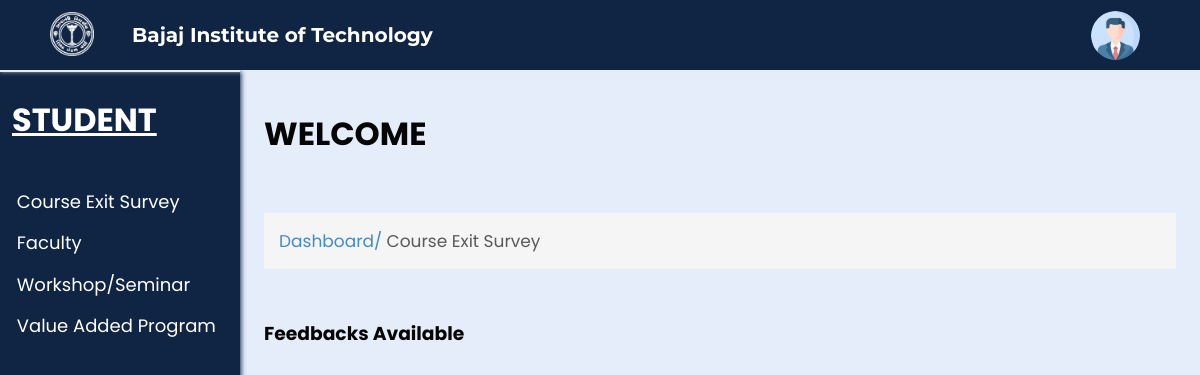
The app's page /CES.php, older data.
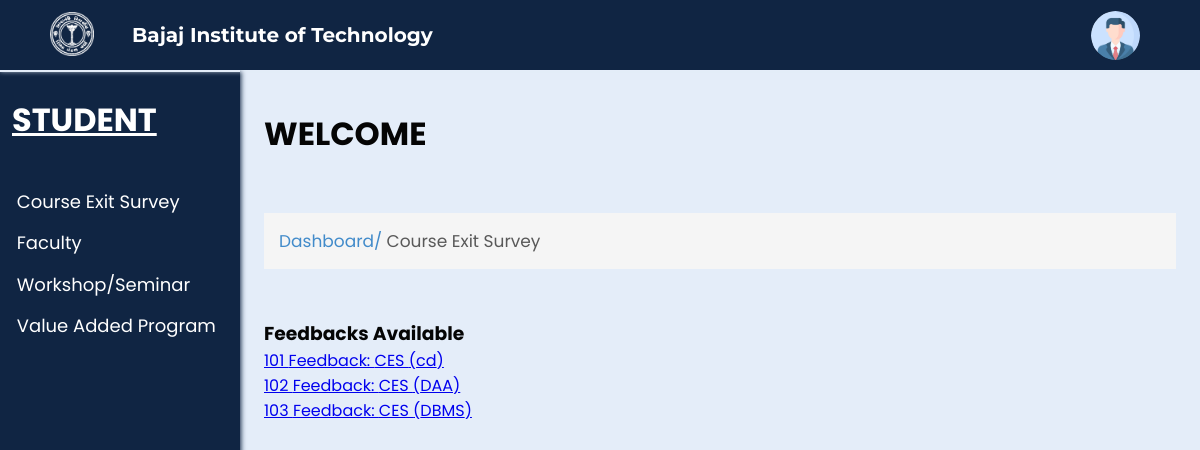
The same page, newer data.
### tables this page shows
CREATE TABLE `feedbacks` (
  `feedback_id` int(100) NOT NULL,
  `feedback_type` text NOT NULL,
  `author` text NOT NULL,
  `subject` text NOT NULL,
  `status` text NOT NULL,
  `dept` varchar(10) NOT NULL,
  `year` varchar(3) NOT NULL,
  `sem` varchar(4) NOT NULL,
  `section` varchar(1) NOT NULL
);

### CES.php (the view, shortened to what this page needs)
<?php
include('connect.php');
$sql="SELECT * FROM feedbacks";
$result=mysqli_query($conn, $sql);
?>
<html lang="en">
<head>
  <link rel="stylesheet" href="css/ces.css?v=<?php echo time(); ?>">
  <link rel="stylesheet" href="css/common.css?v=<?php echo time(); ?>">
</head>
<body>
  <div class="nav">
    <div class="img">
      <img id="img" src="images/bitlogo_transparent.png" alt="BIT Logo">
    </div>
    <h2 id="heading">Bajaj Institute of Technology</h2>
    <div class="links" id="links">
      <div class="account_div">
        <img class="account_img" src="images/user.png" alt="User" width="7%" style="border-radius: 50%;">
      </div>
    </div>
  </div>
  <div class="spaces"></div>
  <div class="full">
    <div class="left">
      <h1>STUDENT</h1>
      <ul>
        <li><a href="CES.php">Course Exit Survey</a></li>
        <li><a href="#">Faculty</a></li>
        <li><a href="#">Workshop/Seminar</a></li>
        <li><a href="#">Value Added Program</a></li>
      </ul>
    </div>
    <div class="right">
      <h1>WELCOME</h1>
      <br>
      <p class="s1">Dashboard/ <span class="head">Course Exit Survey</span></p>
      <br>
      <br>
      <h3>Feedbacks Available</h3>
        <?php
          while ($row = mysqli_fetch_assoc($result)) {
            $feed = $row['feedback_id'];
        ?>
        <a href="feedback.php?id=<?php echo $feed;?>"><?php echo $row['feedback_id']; ?> <span>Feedback: </span><?php echo $row['feedback_type']; ?>
        <span>(<?php echo $row['subject'];?>)</span><br /></a>
        <?php
          }
        ?>
    </div>
  </div>
</body>
</html>

Row changes from the older to the newer data that the page shows:
added feedbacks: feedback_id "101", feedback_type "CES", subject "cd"
added feedbacks: feedback_id "102", feedback_type "CES", subject "DAA"
added feedbacks: feedback_id "103", feedback_type "CES", subject "DBMS"
